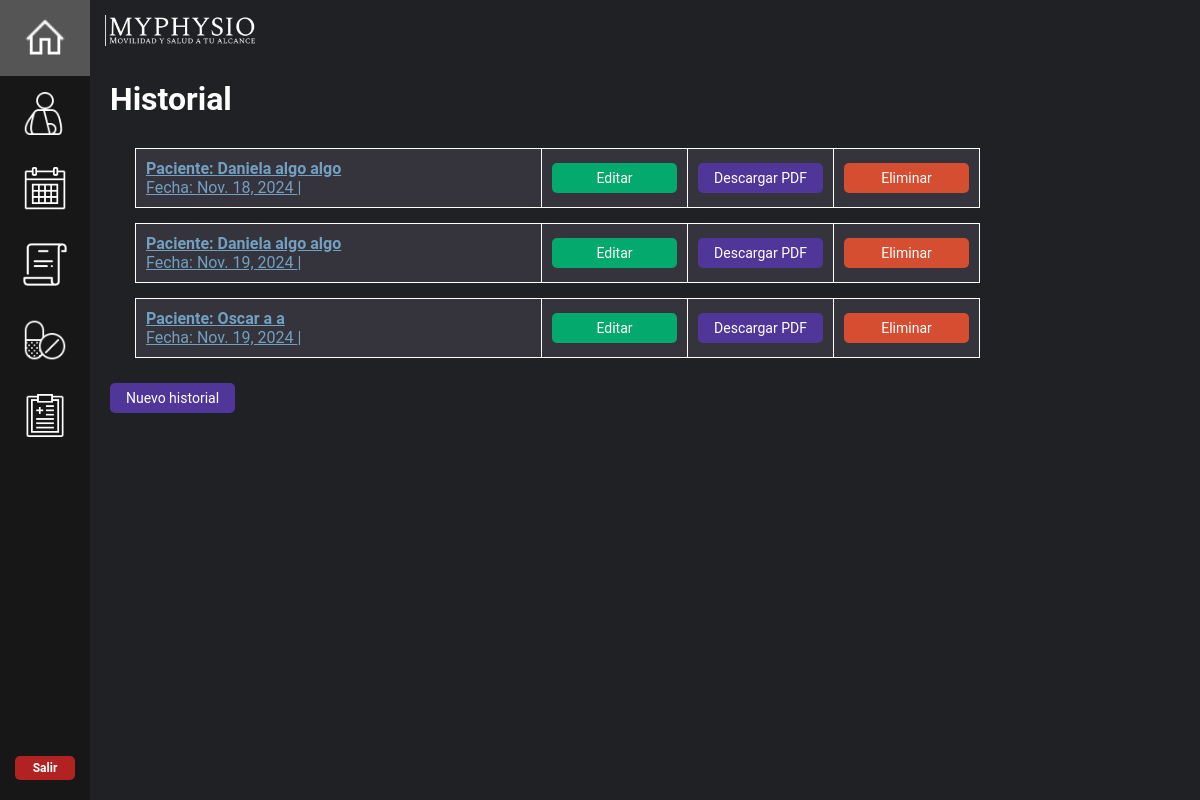
/historial/, run on an earlier commit of the app's database.
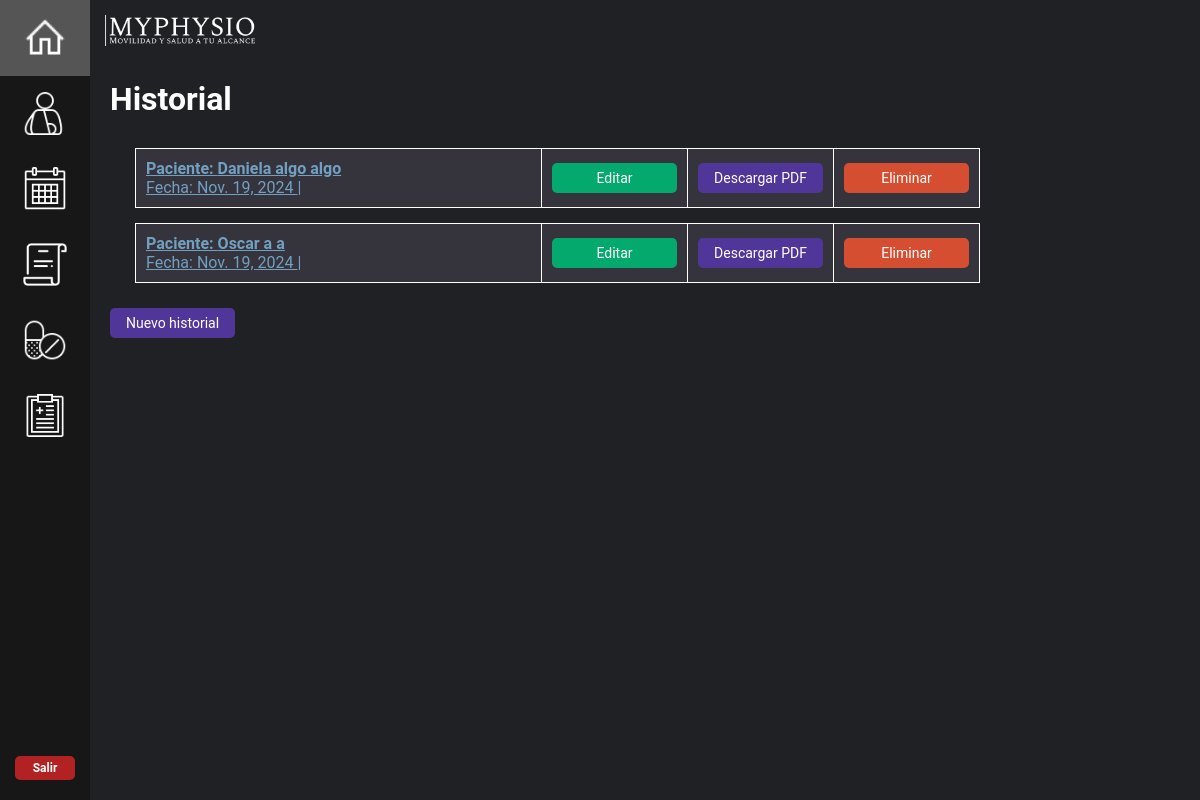
And on a later commit of the database.
### mainapp/models.py (models this page shows, shortened)
class Historial(models.Model):
    paciente = models.ForeignKey(Paciente, on_delete=models.CASCADE, blank=False, null=False)
    fecha = models.DateField()
    cuello_d = models.IntegerField(blank=True, null=True)
    torso_d = models.IntegerField(blank=True, null=True)
    m_sup_d = models.IntegerField(blank=True, null=True)
    m_inf_d = models.IntegerField(blank=True, null=True)
    cuello_i = models.IntegerField(blank=True, null=True)
    torso_i = models.IntegerField(blank=True, null=True)
    m_sup_i = models.IntegerField(blank=True, null=True)
    m_inf_i = models.IntegerField(blank=True, null=True)
    cuello_dg = models.IntegerField(blank=True, null=True)
    torso_dg = models.IntegerField(blank=True, null=True)
    m_sup_dg = models.IntegerField(blank=True, null=True)
    m_inf_dg = models.IntegerField(blank=True, null=True)
    cuello_ig = models.IntegerField(blank=True, null=True)
    torso_ig = models.IntegerField(blank=True, null=True)
    m_sup_ig = models.IntegerField(blank=True, null=True)
    m_inf_ig = models.IntegerField(blank=True, null=True)
    flexv_ms_hd = models.IntegerField(blank=True, null=True)
    flexh_ms_hd = models.IntegerField(blank=True, null=True)
    extv_ms_hd = models.IntegerField(blank=True, null=True)
    exth_ms_hd = models.IntegerField(blank=True, null=True)
    abd_ms_hd = models.IntegerField(blank=True, null=True)
    add_ms_hd = models.IntegerField(blank=True, null=True)
    rotext_ms_hd = models.IntegerField(blank=True, null=True)
    rotint_ms_hd = models.IntegerField(blank=True, null=True)
    flexv_ms_hi = models.IntegerField(blank=True, null=True)
    flexh_ms_hi = models.IntegerField(blank=True, null=True)
    extv_ms_hi = models.IntegerField(blank=True, null=True)
    exth_ms_hi = models.IntegerField(blank=True, null=True)
    abd_ms_hi = models.IntegerField(blank=True, null=True)
    add_ms_hi = models.IntegerField(blank=True, null=True)
    rotext_ms_hi = models.IntegerField(blank=True, null=True)
    rotint_ms_hi = models.IntegerField(blank=True, null=True)
    flex_ms_bd = models.IntegerField(blank=True, null=True)
    ext_ms_bd = models.IntegerField(blank=True, null=True)
    pron_ms_bd = models.IntegerField(blank=True, null=True)
    susp_ms_bd = models.IntegerField(blank=True, null=True)
    flex_ms_bi = models.IntegerField(blank=True, null=True)
    ext_ms_bi = models.IntegerField(blank=True, null=True)
    pron_ms_bi = models.IntegerField(blank=True, null=True)
    susp_ms_bi = models.IntegerField(blank=True, null=True)
    flex_ms_md = models.IntegerField(blank=True, null=True)
    ext_ms_md = models.IntegerField(blank=True, null=True)
    abdr_ms_md = models.IntegerField(blank=True, null=True)
    add_ms_md = models.IntegerField(blank=True, null=True)
    flex_ms_mi = models.IntegerField(blank=True, null=True)
    ext_ms_mi = models.IntegerField(blank=True, null=True)
    abdr_ms_mi = models.IntegerField(blank=True, null=True)
    add_ms_mi = models.IntegerField(blank=True, null=True)
    flex_mi_cd = models.IntegerField(blank=True, null=True)
    ext_mi_cd = models.IntegerField(blank=True, null=True)
    flexcr_mi_cd = models.IntegerField(blank=True, null=True)
    abd_mi_cd = models.IntegerField(blank=True, null=True)
    add_mi_cd = models.IntegerField(blank=True, null=True)
    rotint_mi_cd = models.IntegerField(blank=True, null=True)
    rotext_mi_cd = models.IntegerField(blank=True, null=True)
    flex_mi_ci = models.IntegerField(blank=True, null=True)
    ext_mi_ci = models.IntegerField(blank=True, null=True)
    flexcr_mi_ci = models.IntegerField(blank=True, null=True)
    abd_mi_ci = models.IntegerField(blank=True, null=True)
    add_mi_ci = models.IntegerField(blank=True, null=True)
    rotint_mi_ci = models.IntegerField(blank=True, null=True)
    rotext_mi_ci = models.IntegerField(blank=True, null=True)
    flex_mi_pd = models.IntegerField(blank=True, null=True)
    ext_mi_pd = models.IntegerField(blank=True, null=True)
    rotint_mi_pd = models.IntegerField(blank=True, null=True)
    rotext_mi_pd = models.IntegerField(blank=True, null=True)
    flexplan_mi_pd = models.IntegerField(blank=True, null=True)
    dors_mi_pd = models.IntegerField(blank=True, null=True)
    inve_mi_pd = models.IntegerField(blank=True, null=True)
    ever_mi_pd = models.IntegerField(blank=True, null=True)
    flex_mi_pi = models.IntegerField(blank=True, null=True)
    ext_mi_pi = models.IntegerField(blank=True, null=True)
    rotint_mi_pi = models.IntegerField(blank=True, null=True)
    rotext_mi_pi = models.IntegerField(blank=True, null=True)
    flexplan_mi_pi = models.IntegerField(blank=True, null=True)
    dors_mi_pi = models.IntegerField(blank=True, null=True)
    inve_mi_pi = models.IntegerField(blank=True, null=True)
    ever_mi_pi = models.IntegerField(blank=True, null=True)
    pres_dif = models.CharField(max_length=250, blank=True, null=True)
    pres_ayud = models.CharField(max_length=250, blank=True, null=True)
    pres_claudi = models.CharField(max_length=250, blank=True, null=True)
    pres_atax = models.CharField(max_length=250, blank=True, null=True)
    pres_espa = models.CharField(max_length=250, blank=True, null=True)

class Paciente(models.Model):
    nombre = models.CharField(max_length=50)
    apellido_paterno = models.CharField(max_length=50)
    apellido_materno = models.CharField(max_length=50)
    edad = models.IntegerField()
    sexo = models.CharField(max_length=50, blank=True, null=True)
    direccion = models.CharField(max_length=50, blank=True, null=True)
    telefonoP = models.IntegerField(blank=True, null=True)
    emailP = models.EmailField(blank=True, null=True)
    sintomas = models.CharField(max_length=50, blank=True, null=True)
    frecuencia_dolor = models.CharField(max_length=50, blank=True, null=True)
    act_causante = models.CharField(max_length=50, blank=True, null=True)
    descripcion_dolor = models.CharField(max_length=50, blank=True, null=True)
    intensidad_dolor = models.CharField(max_length=50, blank=True, null=True)
    tratamiento = models.CharField(max_length=50, blank=True, null=True)
    lesiones = models.CharField(max_length=50, blank=True, null=True)
    condicion = models.CharField(max_length=50, blank=True, null=True)
    tratamientos_previos = models.CharField(max_length=50, blank=True, null=True)
    medicacion_actual = models.CharField(max_length=50, blank=True, null=True)
    peso = models.IntegerField(blank=True, null=True)
    altura = models.IntegerField(blank=True, null=True)
    rango_mov = models.IntegerField(blank=True, null=True)
    presion = models.CharField(max_length=50, blank=True, null=True)
    ocupacion = models.CharField(max_length=50, blank=True, null=True)
    act_fisica = models.CharField(max_length=50, blank=True, null=True)
    descanso = models.CharField(max_length=50, blank=True, null=True)
    alimentacion = models.CharField(max_length=50, blank=True, null=True)
    def __str__(self):
        return self.nombre + ' ' + self.apellido_paterno + ' ' + self.apellido_materno

### mainapp/views.py (the view)
# urls.py: path("historial/", views.historial, name="historial"),
def historial(request):
    info_receta = Historial.objects.all
    return render(request, "./historial.html", {'all': info_receta})

### mainapp/templates/historial.html (shortened to what this page needs)
{% extends "dashboard_home.html" %}
{% load static %}
{% block content %}
<body>
<h1 style="margin-top: 60px; color: white;">Historial</h1>
<div class="container_recetas">
{% for item in all %}
    <div class="info_recetas">
        <table>
            <tr>
                <td>
                    <a href="{% url 'mostrar_historial' item.id %}">
                    <strong>Paciente: {{item.paciente}}</strong> <br>
                    Fecha: {{item.fecha}} |
                    </a>
                </td>
                <td>
                    <a href="{% url 'update_historial' item.id %}"> <button class="next-button edit-button" type="button">Editar</button></a>
                </td>
                <td align="right">
                    <a href="{% url 'pdf_historial' item.id %}"> <button class="next-button download-button" type="button">Descargar PDF</button></a>
                </td>
                <td>
                    <a href="{% url 'delete_historial' item.id %}"> <button class="next-button delete-button" type="button">Eliminar</button></a>
                </td>
            </tr>
        </table>
    </div>
{% endfor %}
</div>
<a href="/reg_historial"><button id="next1" class="next-button" type="button">Nuevo historial</button></a>
</body>
{% endblock %}

What changed in the data, as far as the page shows it:
removed Historial: paciente "Daniela algo algo", fecha "Nov. 18, 2024"
